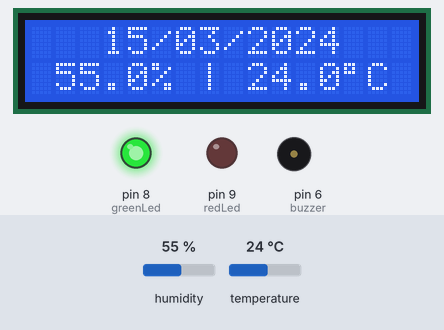
Recording of a sketch running on a simulated Arduino Uno, built with avr-gcc and run on an emulated ATmega328P. Parts: 16×2 character LCD, output pins drawn as LEDs (lit = HIGH), buzzer (waves = sounding, pin HIGH). The test bench sets the inputs (shaded band); at power-on: humidity 55 %, temperature 24 °C. The local clock reads 2024-03-15 10:24:30 at power-on unless the sketch sets it; what the sketch prints to the serial monitor is not drawn.

Above: at 2.7 s.
2.8 s: humidity set to 31 %
At 4.7 s:
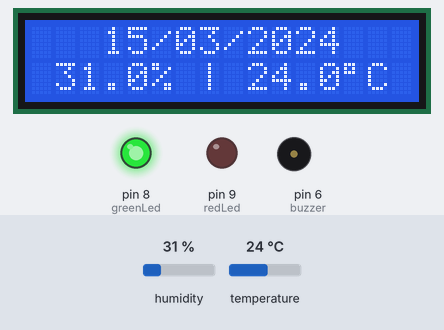
5.5 s: humidity set to 28 %
At 6.3 s:
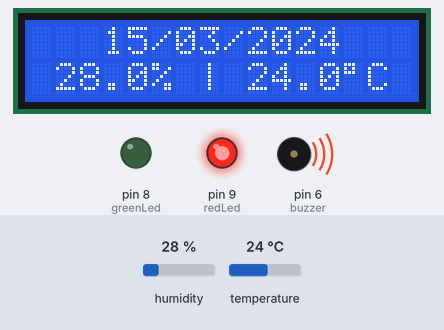
11.3 s: temperature set to 12 °C
At 13.6 s:
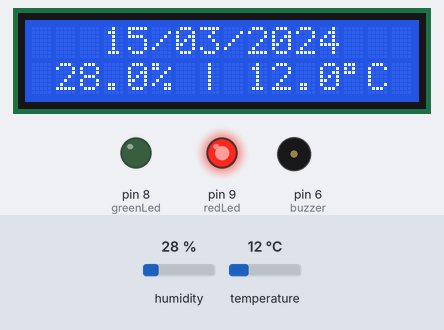
14.3 s: temperature set to 19 °C
At 16.7 s:
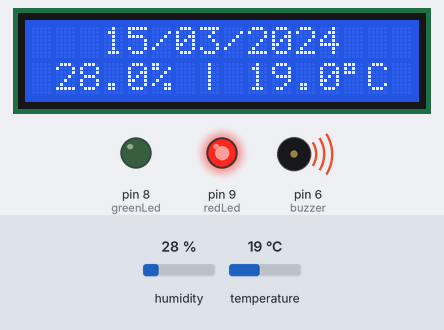
Timing chart, 0 to 19.4 s (numbered marks = the images above; inputs shaded):
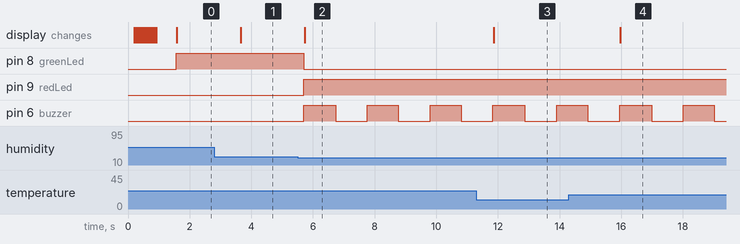

Measured:
- the behaviour switches between 30 and 29 % on humidity (found by bisection; images 1 and 2)
- after the input at 2.8 s, the display: changes after 0.86 s (image 1)
- after the input at 5.5 s, pin 8 (greenLed): HIGH → LOW after 0.20 s; pin 9 (redLed): LOW → HIGH after 0.20 s; pin 6 (buzzer): alternates HIGH for 1.0 s and LOW for 1.0 s, starting after 0.20 s; the display: changes after 0.23 s (image 2)
- after the input at 11.3 s, the display: changes after 0.57 s (image 3)
- after the input at 14.3 s, the display: changes after 1.7 s (image 4)

The sketch:

ARDUINO_MONITOR.ino
```cpp
#include <Wire.h>
#include <LiquidCrystal_I2C.h>
#include <ThreeWire.h>
#include <RtcDS1302.h>
#include <DHT.h>

LiquidCrystal_I2C lcd(0x27, 16, 2);

ThreeWire myWire(3, 4, 2); // dat, clk, rst!!!!!!!!!
RtcDS1302<ThreeWire> rtc(myWire);

#define DHTPIN 5
#define DHTTYPE DHT11
DHT dht(DHTPIN, DHTTYPE);

#define greenLed 8
#define redLed 9
#define buzzer 6

unsigned long lastBeepTime = 0;
bool beepState = false;
float lastHum = -1;
float lastTemp = -1;
bool sensorError = false;
unsigned long lastBlink = 0;
bool blinkState = false;

void fadeInDisplay(const char* l1, const char* l2) {
  lcd.clear();
  for (int i = 0; i <= 16; i++) {
    lcd.setCursor(0, 0);
    lcd.print(String(l1).substring(0, i));
    lcd.setCursor(0, 1);
    lcd.print(String(l2).substring(0, i));
    delay(40);
  }
}

void setup() {
  Serial.begin(9600);
  lcd.begin(16, 2);
  lcd.backlight();

  pinMode(greenLed, OUTPUT);
  pinMode(redLed, OUTPUT);
  pinMode(buzzer, OUTPUT);
  digitalWrite(buzzer, LOW);

  rtc.Begin();
  dht.begin();

  if (!rtc.GetIsRunning()) {
    rtc.SetDateTime(RtcDateTime(__DATE__, __TIME__));
  }

  fadeInDisplay("  System Start  ", "   Initializing ");
  delay(500);
  lcd.clear();
}

void loop() {
  float hum = dht.readHumidity();
  float temp = dht.readTemperature();
  RtcDateTime now = rtc.GetDateTime();

  char dateBuffer[17];
  snprintf(dateBuffer, sizeof(dateBuffer), "   %02u/%02u/%04u   ",
           now.Day(), now.Month(), now.Year());

  if (!isnan(hum) && !isnan(temp)) {
    if (sensorError) {
      lcd.clear();
      sensorError = false;
    }

    bool outOfRange = (hum < 30.0 || hum > 70.0);
    digitalWrite(greenLed, outOfRange ? LOW : HIGH);
    digitalWrite(redLed,   outOfRange ? HIGH : LOW);

    if (outOfRange) {
      if (millis() - lastBeepTime > 1000) {
        beepState = !beepState;
        digitalWrite(buzzer, beepState);
        lastBeepTime = millis();
      }
    } else {
      digitalWrite(buzzer, LOW);
    }

    if (abs(hum - lastHum) >= 0.1 || abs(temp - lastTemp) >= 0.1 || lastHum < 0) {
      char humBuf[6], tempBuf[6];
      dtostrf(hum, 4, 1, humBuf);
      dtostrf(temp, 4, 1, tempBuf);

      lcd.setCursor(0, 0);
      lcd.print(dateBuffer);

      lcd.setCursor(0, 1);
      lcd.print(" ");
      lcd.print(humBuf);
      lcd.print("% | ");
      lcd.print(tempBuf);
      lcd.print((char)223);
      lcd.print("C ");

      Serial.print("H:");
      Serial.print(humBuf);
      Serial.print(",T:");
      Serial.println(tempBuf);

      lastHum = hum;
      lastTemp = temp;
    }

  }

  else {
    if (!sensorError) {
      lcd.clear();
      lcd.setCursor(0, 0);
      lcd.print(" NO SENSOR DATA ");
      Serial.println("ERROR:SENSOR");
      sensorError = true;
    }

    if (millis() - lastBlink > 500) {
      blinkState = !blinkState;
      digitalWrite(greenLed, blinkState);
      digitalWrite(redLed, !blinkState);
      lastBlink = millis();
    }

    digitalWrite(buzzer, LOW);
  }

  delay(250);
}
```
